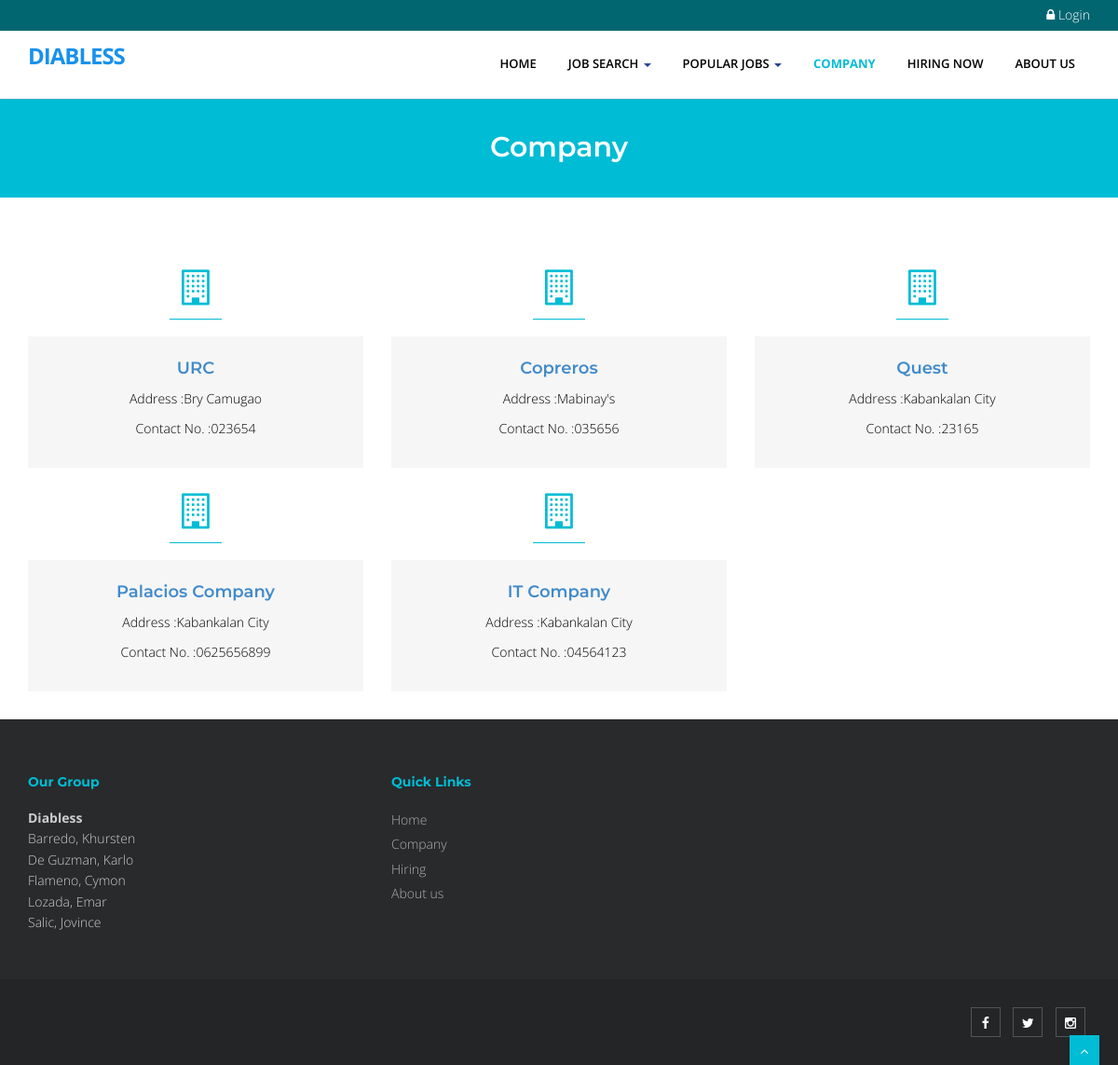
Page /index.php?q=company on the committed database.
### tables this page shows
CREATE TABLE IF NOT EXISTS `tblcompany` (
  `COMPANYID` int(11) NOT NULL AUTO_INCREMENT,
  `COMPANYNAME` varchar(90) NOT NULL,
  `COMPANYADDRESS` varchar(90) NOT NULL,
  `COMPANYCONTACTNO` varchar(30) NOT NULL,
  `COMPANYSTATUS` varchar(90) NOT NULL,
  `COMPANYMISSION` text NOT NULL,
  PRIMARY KEY (`COMPANYID`)
);

### index.php (called while the page is built, shortened)
<?php
require_once("theme/templates.php");
?>

### include/database.php (called while the page is built, shortened)
<?php
class Database {
	var $sql_string = '';
	private $conn;
	public function open_connection() {
		$this->conn = mysqli_connect(server,user,pass);
		if(!$this->conn){
			echo "Problem in database connection! Contact administrator!";
			exit();
		}else{
			$db_select = mysqli_select_db($this->conn,database_name);
		}
	}
	function setQuery($sql='') {
		$this->sql_string=$sql;
	}
	function executeQuery() {
		$result = mysqli_query($this->conn,$this->sql_string);
		return $result;
	}
	private function confirm_query($result) {
		return $result;
	}
	function loadResultList( $key='' ) {
		$cur = $this->executeQuery();
		$array = array();
		while ($row = mysqli_fetch_object($cur)) {
			if ($key) {
				$array[$row->$key] = $row;
			} else {
				$array[] = $row;
			}
		}
		return $array;
	}
}
$mydb = new Database();
?>

### company.php (the view)
<section id="content">
    <div class="container content">
    <div class="row">
        <?php
              $sql = "SELECT * FROM `tblcompany`";
              $mydb->setQuery($sql);
              $comp = $mydb->loadResultList();
              foreach ($comp as $company ) {
        ?>
                <div class="col-sm-4 info-blocks">
                    <i class="icon-info-blocks fa fa-building-o"></i>
                    <div class="info-blocks-in">
                        <h3><?php echo '<a href="'.web_root.'index.php?q=hiring&search='.$company->COMPANYNAME.'">'.$company->COMPANYNAME.'</a>';?></h3>
                        <p>Address :<?php echo $company->COMPANYADDRESS;?></p>
                        <p>Contact No. :<?php echo $company->COMPANYCONTACTNO;?></p>
                    </div>
                </div>
        <?php } ?>
     </div>
    </div>
</section>

### theme/templates.php (style rules this page uses)
#content { min-height: 400px; color: #000; }

### rows in the picture
tblcompany: COMPANYNAME "URC", COMPANYADDRESS "Bry Camugao", COMPANYCONTACTNO "023654"
tblcompany: COMPANYNAME "Copreros", COMPANYADDRESS "Mabinay's", COMPANYCONTACTNO "035656"
tblcompany: COMPANYNAME "Quest", COMPANYADDRESS "Kabankalan City", COMPANYCONTACTNO "23165"
tblcompany: COMPANYNAME "Palacios Company", COMPANYADDRESS "Kabankalan City", COMPANYCONTACTNO "0625656899"
tblcompany: COMPANYNAME "IT Company", COMPANYADDRESS "Kabankalan City", COMPANYCONTACTNO "04564123"

### other values in the picture
$title "Company"
